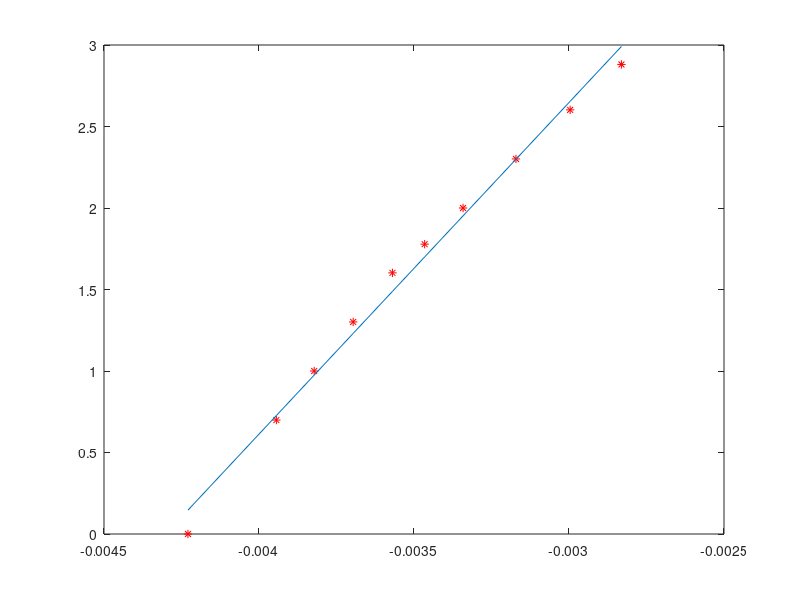
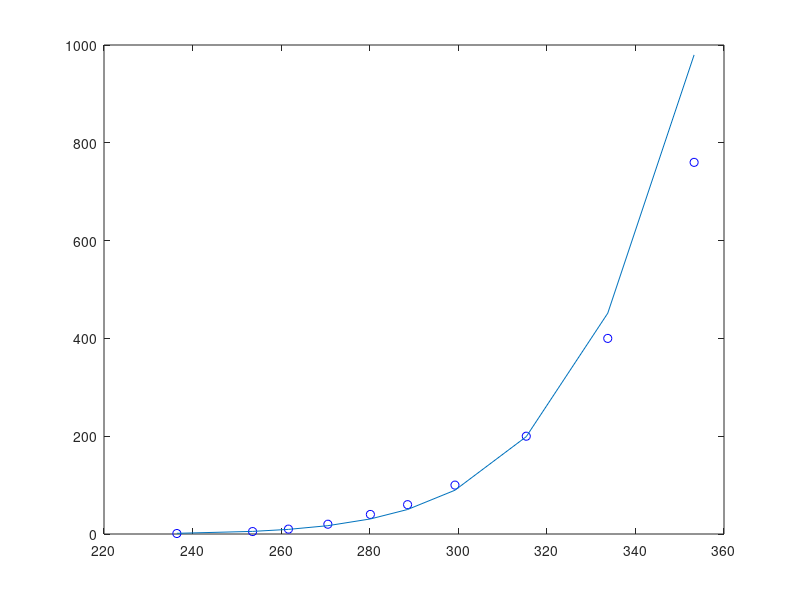

Source code (MATLAB) for these figures, in order:
clc
clear all

t = [-36.7 -19.6 -11.5 -2.6 7 15.4 26.1 42.2 60.6 80.1]+273.15;
p = [1 5 10 20 40 60 100 200 400 760];

x = -1./t;
y = log10(p);

pol = polyfit(x,y,1);
y2 = polyval(pol,x);

figure(1); plot(x,y,'r*',x,y2)

A=pol(2);
B=pol(1);
P2=10.^(A-B./t);
figure(2); plot(t,p,'bo',t,P2)